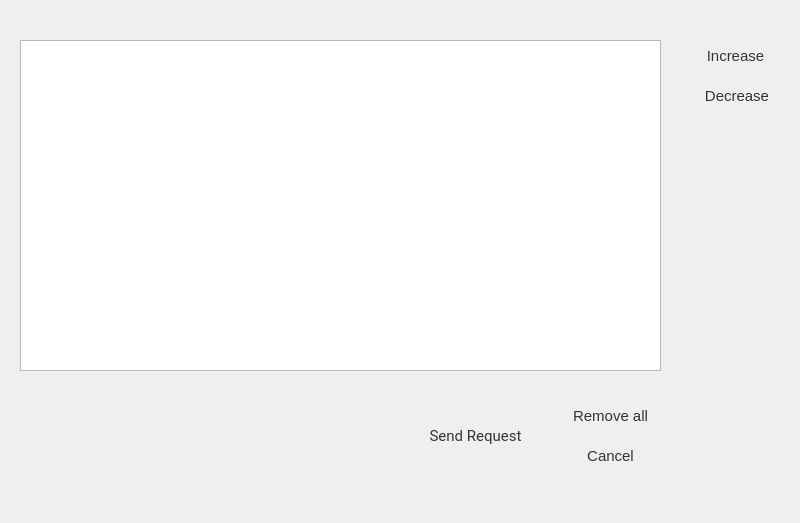
<?xml version="1.0" encoding="UTF-8"?>
<ui version="4.0">
 <class>borrowBook</class>
 <widget class="QWidget" name="borrowBook">
  <property name="geometry">
   <rect>
    <x>0</x>
    <y>0</y>
    <width>800</width>
    <height>523</height>
   </rect>
  </property>
  <property name="windowTitle">
   <string>Form</string>
  </property>
  <property name="styleSheet">
   <string notr="true">#removebtn:hover{background: qradialgradient(cx: 0.3, cy: -0.4,
fx: 0.3, fy: -0.4,
radius: 1.35, stop: 0 rgb(173,31,43), stop: 1 rgb(212, 38, 61));
color: white;}
#cancelbtn:hover{background: qradialgradient(cx: 0.3, cy: -0.4,
fx: 0.3, fy: -0.4,
radius: 1.35, stop: 0 rgb(229,104,62), stop: 1 rgb(238, 51, 75));
color: white}
#borrowBook{
background-image: url(:/appscreen/Resources/appscreen/2.jpg);}
#requestbtn:hover{background: qradialgradient(cx: 0.3, cy: -0.4,
fx: 0.3, fy: -0.4,
radius: 1.35, stop: 0 rgb(170,214,171), stop: 1 rgb(50, 181, 92));
color: white}
QPushButton {
border:0px;
color: #333;
border: 2px solid #555;
border-radius: 5px;
padding: 5px;
background: qradialgradient(cx: 0.3, cy: -0.4,
fx: 0.3, fy: -0.4,
radius: 1.35, stop: 0 #fff, stop: 1 #888);
min-width: 80px;
background-color: rgba(255, 255, 255, .5);
font-size: 11pt;
}

QPushButton:hover {
border:0px;
background: qradialgradient(cx: 0.3, cy: -0.4,
fx: 0.3, fy: -0.4,
radius: 1.35, stop: 0 rgb(238,226,191), stop: 1 #e5efff);
}

QPushButton:pressed {
border:0px;
background: qradialgradient(cx: 0.4, cy: -0.1,
fx: 0.4, fy: -0.1,
radius: 1.35, stop: 0 #fff, stop: 1 #ddd);
}
</string>
  </property>
  <widget class="QPushButton" name="requestbtn">
   <property name="geometry">
    <rect>
     <x>410</x>
     <y>400</y>
     <width>131</width>
     <height>71</height>
    </rect>
   </property>
   <property name="styleSheet">
    <string notr="true">border:0px;
font-family: Roboto;</string>
   </property>
   <property name="text">
    <string>Send Request</string>
   </property>
  </widget>
  <widget class="QPushButton" name="cancelbtn">
   <property name="geometry">
    <rect>
     <x>560</x>
     <y>440</y>
     <width>101</width>
     <height>31</height>
    </rect>
   </property>
   <property name="styleSheet">
    <string notr="true">border:0px;
</string>
   </property>
   <property name="text">
    <string>Cancel</string>
   </property>
  </widget>
  <widget class="QPushButton" name="removebtn">
   <property name="geometry">
    <rect>
     <x>560</x>
     <y>400</y>
     <width>101</width>
     <height>31</height>
    </rect>
   </property>
   <property name="styleSheet">
    <string notr="true">border:0px;
</string>
   </property>
   <property name="text">
    <string>Remove all</string>
   </property>
  </widget>
  <widget class="QPushButton" name="increasebtn">
   <property name="geometry">
    <rect>
     <x>690</x>
     <y>40</y>
     <width>91</width>
     <height>31</height>
    </rect>
   </property>
   <property name="styleSheet">
    <string notr="true">border:0px;
</string>
   </property>
   <property name="text">
    <string>Increase</string>
   </property>
   <property name="icon">
    <iconset resource="LIBPRO.qrc">
     <normaloff>:/icon/Resources/icon/plus.png</normaloff>:/icon/Resources/icon/plus.png</iconset>
   </property>
  </widget>
  <widget class="QPushButton" name="decreasebtn">
   <property name="geometry">
    <rect>
     <x>690</x>
     <y>80</y>
     <width>94</width>
     <height>31</height>
    </rect>
   </property>
   <property name="styleSheet">
    <string notr="true">border:0px;
</string>
   </property>
   <property name="text">
    <string>Decrease</string>
   </property>
   <property name="icon">
    <iconset resource="LIBPRO.qrc">
     <normaloff>:/icon/Resources/icon/minus.png</normaloff>:/icon/Resources/icon/minus.png</iconset>
   </property>
  </widget>
  <widget class="QTableView" name="bookList">
   <property name="geometry">
    <rect>
     <x>20</x>
     <y>40</y>
     <width>641</width>
     <height>331</height>
    </rect>
   </property>
  </widget>
 </widget>
 <resources>
  <include location="LIBPRO.qrc"/>
 </resources>
 <connections/>
</ui>
